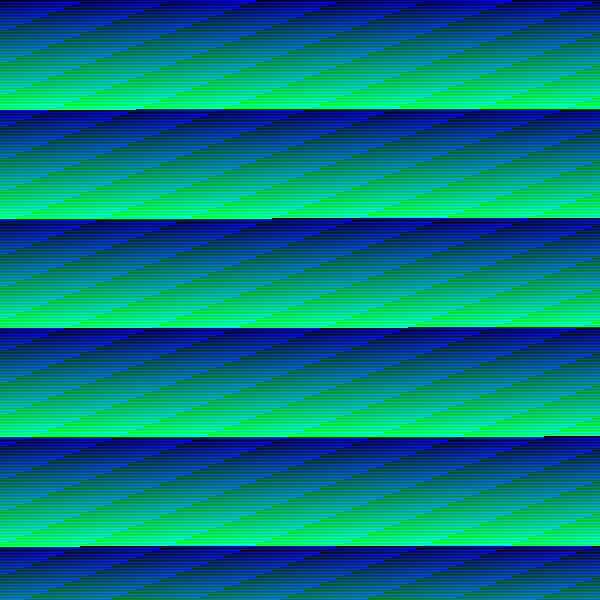
Frame 1 (no input)
Frame 60 (the mouse pressed at the canvas centre just before this capture): identical to frame 1, image omitted
Frame 120 (the mouse held since frame 60 and released just before this capture): identical to frame 1, image omitted

The Processing sketch that drew this single still picture (run headless with seeded random() and noise(); from frame 60 on, the mouse is pressed at the canvas centre):

// Processing sketch: mandelbrot
// ── mandelbrot.pde
PImage img;
void setup() {
  size(600,600);
  img = new PImage(600,600);
  int[] p = img.pixels;
  for (int i = 0; i < p.length;i++)
    p[i] = i;
  img.updatePixels();
}

void draw() {
  image(img, 0,0);
}
